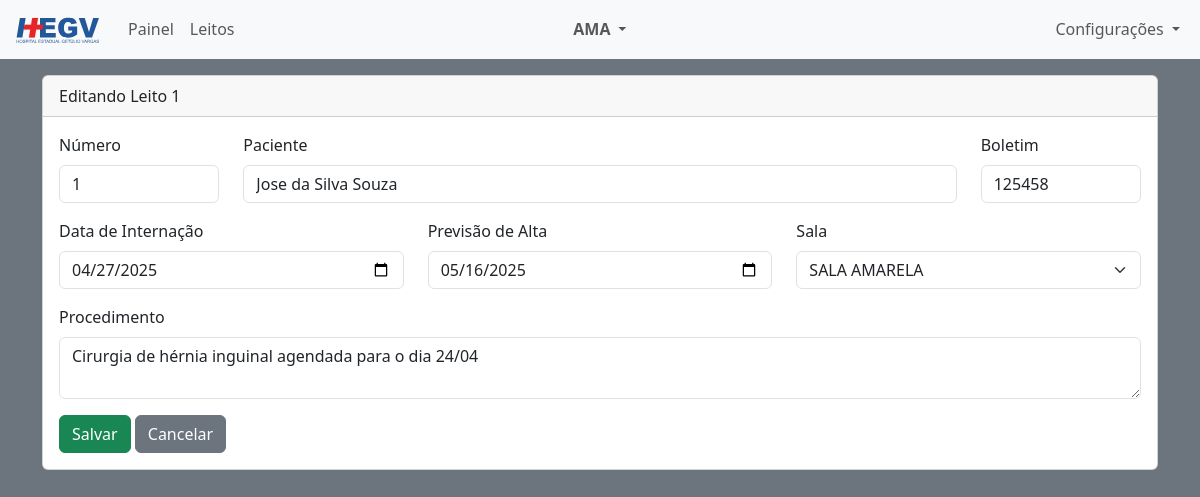
/leito/AMA/1/editar/ (signed in), run on an earlier commit of the app's database.
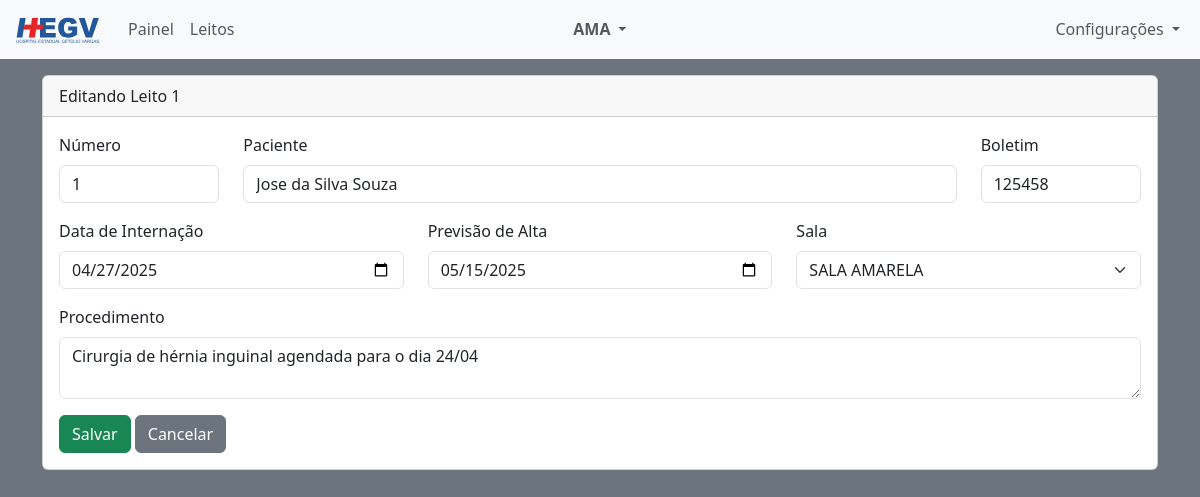
And on a later commit of the database.
### app_painel_hegv/models.py (models this page shows)
class Leito(models.Model):
    SALAS = [
        ('AMA', 'SALA AMARELA'),
        ('MIS', 'SALA VERDE MISTA'),
        ('CIR', 'CLINICA CIRÚRGICA'),
    ]
    numero = models.IntegerField(validators=[MaxValueValidator(999999)],unique=True)
    paciente = models.CharField(max_length=255, null=True)
    boletim = models.IntegerField(validators=[MaxValueValidator(999999)], unique=True, null=True)
    internacao = models.DateTimeField(null=True)
    alta = models.DateTimeField(null=True)
    sala = models.CharField(max_length=3, choices=SALAS)
    procedimento = models.TextField(blank=True, null=True)

### app_painel_hegv/views.py (the view)
# urls.py: path('leito/<str:sala_nome>/<int:id>/editar/', views.editar_leito_page, name='editar_leito_page'),
@login_required(login_url='/login/')
def editar_leito_page(request, id, sala_nome=None):
    leito = get_object_or_404(Leito, id=id)
    salas = Leito.SALAS
    context = {
        'salas': salas,
        'sala_nome': sala_nome,
        'leito': leito
    }
    return render(request, 'leito-edit.html', context)

### app_painel_hegv/templates/leito-edit.html (shortened to what this page needs)
{% extends 'base-leitos.html' %}
{% block content %}
{% load static %}
<div class="container">
    <div class="card mt-3">
      <div class="card-header">
        Editando Leito {{ leito.numero }}
      </div>
      <div class="card-body">
  <form method="post" action="/api/update_leito/{{sala_nome}}/{{ leito.id }}/">
    <div class="row">
      <div class="col-2 mb-3">
        <label for="numero" class="form-label">Número</label>
        <input type="text" name="numero" class="form-control" value="{{ leito.numero }}">
      </div>
      <div class="col mb-3">
        <label for="paciente" class="form-label">Paciente</label>
        <input type="text" name="paciente" class="form-control" value="{{ leito.paciente }}">
      </div>
      <div class="col-2 mb-3">
        <label for="boletim" class="form-label">Boletim</label>
        <input type="text" name="boletim" class="form-control" value="{{ leito.boletim }}">
      </div>
    </div>
    <div class="row">
      <div class="col mb-3">
        <label for="internacao" class="form-label">Data de Internação</label>
        <input type="date" name="internacao" class="form-control" value="{{ leito.internacao|date:'Y-m-d' }}">
      </div>
      <div class="col mb-3">
        <label for="alta" class="form-label">Previsão de Alta</label>
        <input type="date" name="alta" class="form-control" value="{{ leito.alta|date:'Y-m-d' }}">
      </div>
      <div class="col mb-3">
        <label for="sala" class="form-label">Sala</label>
        <select name="sala" class="form-select">
          {% for sigla, nome in leito.SALAS %}
            <option value="{{ sigla }}" {% if leito.sala == sigla %}selected{% endif %}>{{ nome }}</option>
          {% endfor %}
        </select>
      </div>
    </div>
    <div class="mb-3">
      <label for="procedimento" class="form-label">Procedimento</label>
      <textarea name="procedimento" class="form-control">{{ leito.procedimento }}</textarea>
    </div>
    <button type="submit" class="btn btn-success">Salvar</button>
    <a href="/painel/" class="btn btn-secondary">Cancelar</a>
  </form>
      </div>
    </div>
  </div>
{% endblock %}

### app_painel_hegv/templates/base-leitos.html (shortened to what this page needs)
{% load static %}
<!doctype html>
<html lang="pt-BR">
  <head>
    <link href="https://cdn.jsdelivr.net/npm/bootstrap@5.3.5/dist/css/bootstrap.min.css" rel="stylesheet">
  </head>
  <body class="bg-secondary">
    <nav class="navbar navbar-expand-lg text-bg-light" data-bs-theme="light">
      <div class="container-fluid">
        <a class="navbar-brand" href="/">
        </a>
        <div class="collapse navbar-collapse" id="navbarSupportedContent">
          <ul class="navbar-nav me-auto mb-2 mb-lg-0">
            <li class="nav-item">
              {% if sala_nome %}
              <a class="nav-link" aria-current="page" href="/painel/{{ sala_nome }}/">Painel</a>
              {% else %}
              <a class="nav-link" aria-current="page" href="{% url 'painel' %}">Painel</a>
              {% endif %}
            </li>
            <li class="nav-item">
              {% if sala_nome %}
              <a class="nav-link" aria-current="page" href="/leitos/{{ sala_nome }}/">Leitos</a>
              {% else %}
              <a class="nav-link" aria-current="page" href="{% url 'leitos' %}">Leitos</a>
              {% endif %}
            </li>
          </ul>
          <div class="position-absolute start-50 translate-middle-x z-3">
            <ul class="navbar-nav">
              <li class="nav-item dropdown">
                <a class="nav-link dropdown-toggle" href="#" role="button" data-bs-toggle="dropdown" aria-expanded="false">
                  {% if sala_nome %}
                    <strong>{{ sala_nome }}</strong>
                  {% else %}
                    <strong>Selecionar Sala</strong>
                  {% endif %}
                </a>
              </li>
            </ul>
          </div>
          <div class="d-flex">
            <ul class="navbar-nav me-auto mb-2 mb-lg-0">
              <li class="nav-item dropdown">
                <a class="nav-link dropdown-toggle" href="#" role="button" data-bs-toggle="dropdown" aria-expanded="false">
                  Configurações
                </a>
              </li>
            </ul>
          </div>
        </div>
      </div>
    </nav>
    {% block content %}
    {% endblock %}
  </body>
</html>

What changed in the data, as far as the page shows it:
changed Leito "AMA": alta "05/16/2025" → "05/15/2025"
